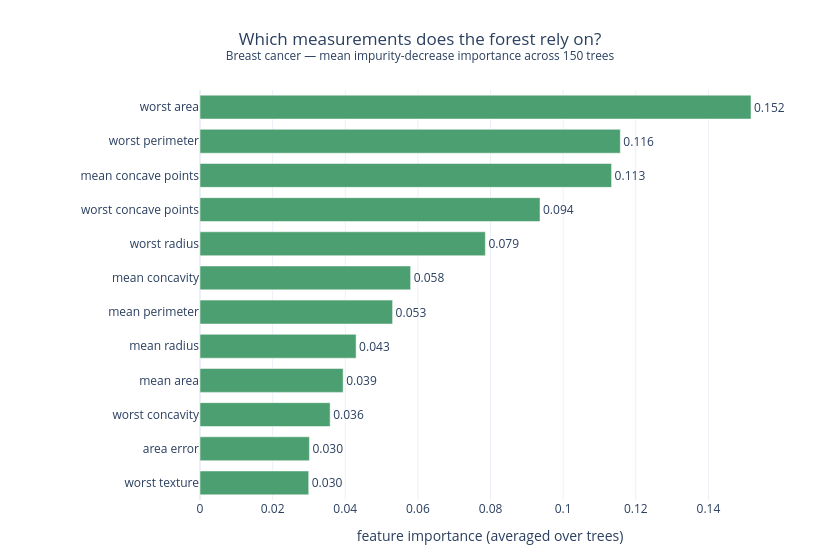

Write notebook code for a chart like this one.
### Markdown cell above
**Key insight:** the matrix is strongly **diagonal**. In screening you'd still watch the **false negatives** (malignant predicted benign) most closely; the forest's averaged probabilities make it easy to shift the decision threshold to trade a few false alarms for fewer misses.

### Code cell
# Aggregated feature importances across the forest (Plotly bar)
import plotly.graph_objects as go

imp = pd.Series(forest_c.feature_importances_, index=feat_names).sort_values()
top = imp.tail(12)

fig_imp = go.Figure()
fig_imp.add_bar(
    x=top.values, y=list(top.index), orientation="h",
    marker=dict(color="#4c9f70", line=dict(color="white", width=0.5)),
    text=[f"{v:.3f}" for v in top.values], textposition="outside", cliponaxis=False,
    hovertemplate="%{y}: importance = %{x:.3f}<extra></extra>", showlegend=False,
)
fig_imp.update_layout(
    title=dict(text="Which measurements does the forest rely on?<br>"
                    "<sup>Breast cancer — mean impurity-decrease importance across 150 trees</sup>",
               x=0.5, xanchor="center"),
    xaxis_title="feature importance (averaged over trees)", template="plotly_white",
    width=840, height=560, bargap=0.3, margin=dict(l=200, t=90, r=60, b=60),
)
fig_imp.show()

### Figure 1 — Plotly figure (JSON) as saved in the notebook; plotly's stock layout.template omitted (floating-point values rounded to 4 significant figures)
{"data": [{"cliponaxis": false, "hovertemplate": "%{y}: importance = %{x:.3f}<extra></extra>", "marker": {"color": "#4c9f70", "line": {"color": "white", "width": 0.5}}, "orientation": "h", "showlegend": false, "text": ["0.030", "0.030", "0.036", "0.039", "0.043", "0.053", "0.058", "0.079", "0.094", "0.113", "0.116", "0.152"], "textposition": "outside", "type": "bar", "x": [0.02994, 0.03013, 0.03583, 0.03941, 0.04299, 0.05303, 0.058, 0.07858, 0.09362, 0.1133, 0.1157, 0.1517], "y": ["worst texture", "area error", "worst concavity", "mean area", "mean radius", "mean perimeter", "mean concavity", "worst radius", "worst concave points", "mean concave points", "worst perimeter", "worst area"]}], "layout": {"bargap": 0.3, "height": 560, "margin": {"b": 60, "l": 200, "r": 60, "t": 90}, "title": {"text": "Which measurements does the forest rely on?<br><sup>Breast cancer — mean impurity-decrease importance across 150 trees</sup>", "x": 0.5, "xanchor": "center"}, "width": 840, "xaxis": {"title": {"text": "feature importance (averaged over trees)"}}}}
